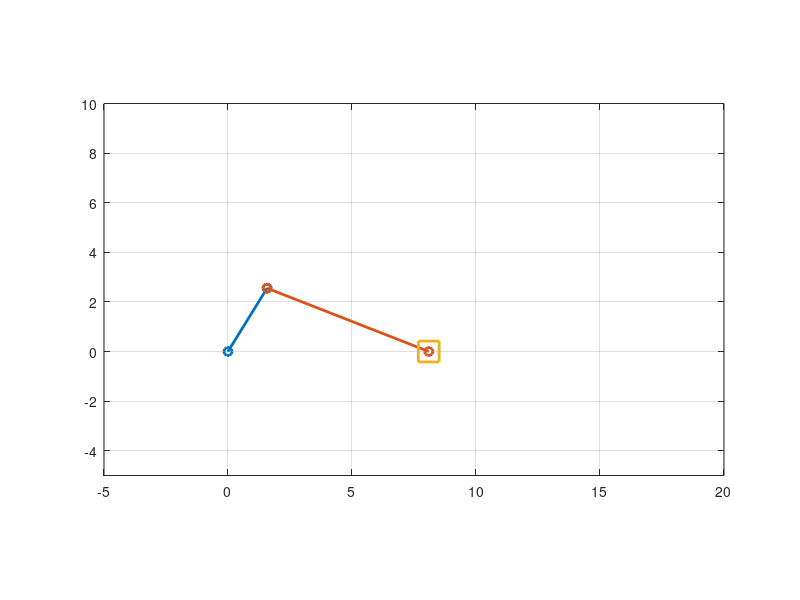

The MATLAB source for this figure:
clc; clearvars

r2 = 3;
r3 = 7;
r4 = 0;
th1 = 0;
th4 = pi/2;

for t = 0:0.01:1
   omega2 = pi/4; omega2 = rad2deg(omega2);
   th2 = omega2*t;
    
   A = 2*(r4*cos(th1)*cos(th4)-r2*cos(th1)*cos(th2)+r4*sin(th1)*sin(th4)-r2*sin(th1)*sin(th2));
   B = (r4)^2 + (r2)^2 - (r3)^2 - 2*r2*r4*cos(th2)*cos(th4) - 2*r2*r4*sin(th2)*sin(th4);

   r11 = (-A+sqrt(A^2 - 4*B))/2;
   r12 = (-A-sqrt(A^2 - 4*B))/2;
   
   th3 = atan((r11*sin(th1)+r4*sin(th4)-r2*sin(th2))/(r11*cos(th1)+r4*cos(th4)-r2*cos(th2)));
   
   A = [cos(th1) r3*sin(th3);sin(th1) -r3*cos(th3)];
   B = [-r2*omega2*sin(th2);r2*omega2*cos(th2)];
   X = inv(A)*B;
   Velocity = X(1,1);
   Ang_Vel_3 = X(2,1);
   
   Slider_Pos = [r11 0]
   
   plot([0 r2*cos(th2)],[0 r2*sin(th2)],'o-','linewidth',2); hold on
%    plot([0 r11*cos(th1)],[0 r11*sin(th1)],'o-','linewidth',2); hold on
%    plot([r11*cos(th1) r11*cos(th1)+r4*cos(th4)],[r11*sin(th1) r4*sin(th4)],'o-','linewidth',2); hold on
   plot([r2*cos(th2) r11*cos(th1)+r4*cos(th4)],[r2*sin(th2) r4*sin(th4)],'o-','linewidth',2); hold on
   plot(r11*cos(th1)+r4*cos(th4),r4*sin(th4),'s','linewidth',2,'MarkerSize',15);
   hold off;
   
   grid on
    axis(gca,'equal');
    axis([-5 20 -5 10])
    pause(0.1)
    drawnow
end